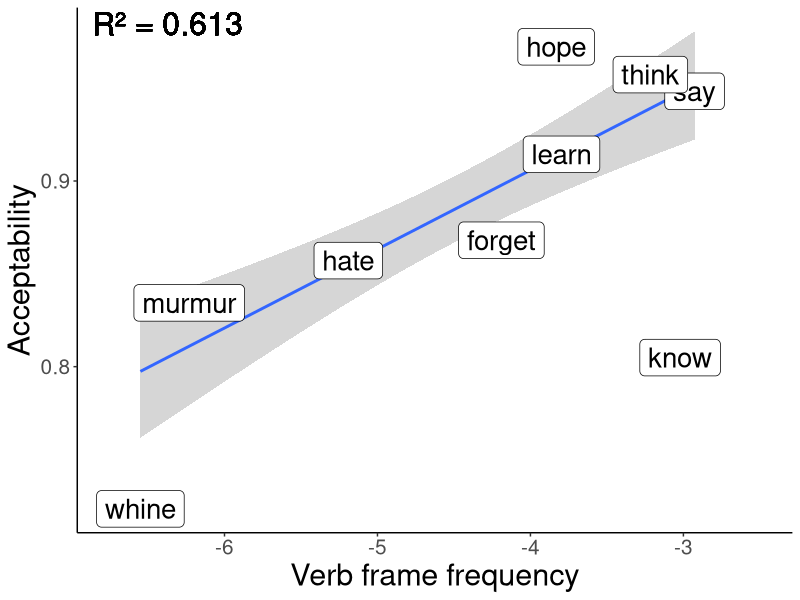

Source code (R):
library(tidyverse)

### Reproducing Liu et al. 2021 plot ###
# Loading in original data 
v_freq = read.csv("./frequency_48verbs_unified_osf.csv")
v_judgements = read.csv("./osf_48verbs_unified_2021_centered.csv")



v_prop = v_judgements %>% 
  dplyr::filter(sentence_type == 'int', verb_type != 'other') %>% 
  group_by(matrix_verb, verb_type) %>%
  dplyr::summarise(prop = sum(transform_rating)/length(transform_rating))


d = inner_join(v_prop, v_freq)

d_subset = filter(d, matrix_verb %in% c('say', 'whine', 'murmur', 'hate', 'forget', 'learn', 'know', 'think', 'hope'))


liu_rsquared = summary(lm(prop ~ log_fre, data = d))$r.squared


liu.plot.original <- ggplot(d, mapping = aes(x = log_fre, y = prop)) +
  stat_smooth(method = lm) +
  geom_label(data = d_subset, aes(label = matrix_verb), size = 7) + # can pass in full dataset if want all the labels displayed
  xlim(c(-6.75,-2.5)) +
  geom_text(aes(x = -Inf, y = Inf, label = paste0("R² = ", round(liu_rsquared, 3))),
            hjust = -0.1, vjust = 1.2,  # controls padding from corner
            inherit.aes = FALSE, size = 8) +
  xlab("Verb frame frequency") +
  ylab("Acceptability") +
  labs(color = "Verb type") + 
  theme_classic() +
  theme(axis.text=element_text(size=15),
        axis.title = element_text(size=22)) 

pdf("./liu_cor_target.pdf", width = 7, height = 6)
liu.plot.original
dev.off()
### Reproducing Liu et al. 2021 plot ###
